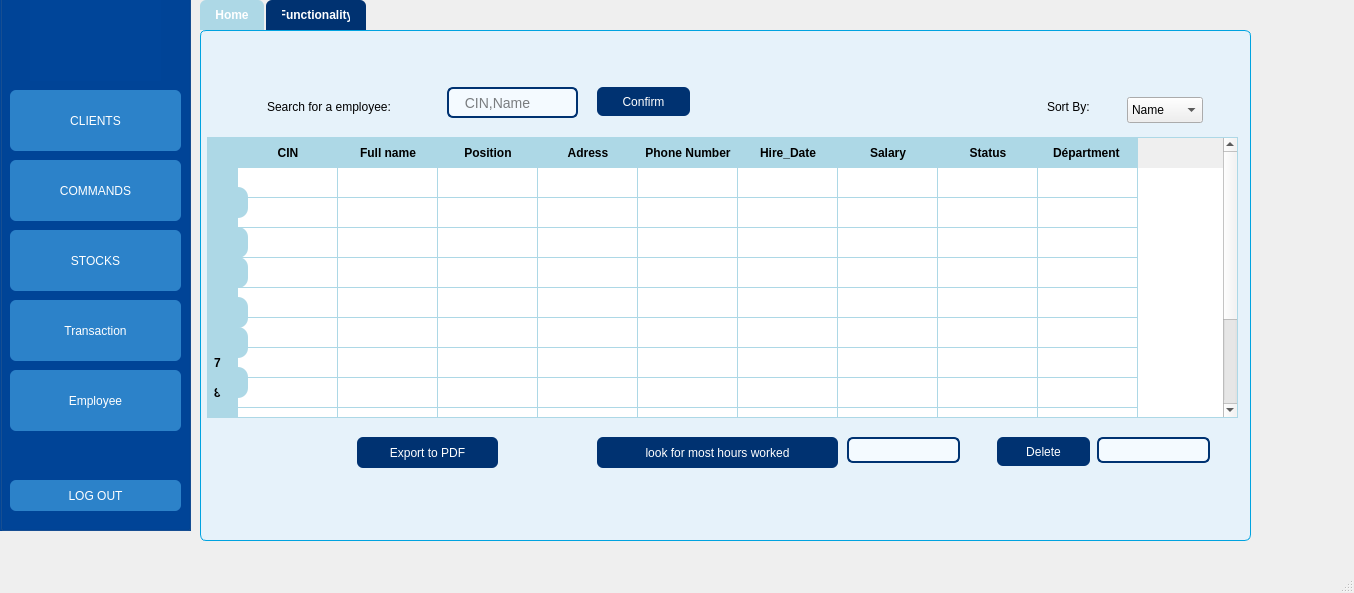
<?xml version="1.0" encoding="UTF-8"?>
<ui version="4.0">
 <class>MainWindow</class>
 <widget class="QMainWindow" name="MainWindow">
  <property name="geometry">
   <rect>
    <x>0</x>
    <y>0</y>
    <width>1354</width>
    <height>593</height>
   </rect>
  </property>
  <property name="windowTitle">
   <string>MainWindow</string>
  </property>
  <widget class="QWidget" name="centralwidget">
   <widget class="QTabWidget" name="tabWidget">
    <property name="geometry">
     <rect>
      <x>200</x>
      <y>0</y>
      <width>1051</width>
      <height>541</height>
     </rect>
    </property>
    <property name="styleSheet">
     <string notr="true">QTabWidget::pane {
    border: 1px solid #00A3E0;
    background: #E6F2FA;
    border-radius: 6px;
    padding: 6px;
}

/* Tabs container */
QTabBar::tab {
    background: #003271;
    color: white;
    padding: 8px 16px;
    border-top-left-radius: 6px;
    border-top-right-radius: 6px;
    margin-right: 2px;
    font-weight: bold;
}

/* Selected tab */
QTabBar::tab:selected {
    background: #ADD8E6;
    color: white;
}

/* Hover effect */
QTabBar::tab:hover {
    background: #004599;
    color: white;
}</string>
    </property>
    <property name="currentIndex">
     <number>0</number>
    </property>
    <widget class="QWidget" name="tab">
     <attribute name="title">
      <string>Home</string>
     </attribute>
     <widget class="QTableWidget" name="tableWidget">
      <property name="geometry">
       <rect>
        <x>0</x>
        <y>100</y>
        <width>1031</width>
        <height>281</height>
       </rect>
      </property>
      <property name="styleSheet">
       <string notr="true">QTableWidget {
    background-color: white;
    alternate-background-color: #E6F2FA;
    gridline-color: #ADD8E6;
    border: 1px solid #ADD8E6;
    selection-background-color: #003271;
    selection-color: white;
    font-family: Segoe UI, Arial;
    font-size: 13px;
}

QHeaderView::section {
    background-color: #ADD8E6;
    color: black;
    padding: 6px;
    border: none;
    font-weight: bold;
}

QTableCornerButton::section {
    background-color: #ADD8E6;
    border: none;
}</string>
      </property>
      <row>
       <property name="text">
        <string/>
       </property>
      </row>
      <row>
       <property name="text">
        <string/>
       </property>
      </row>
      <row>
       <property name="text">
        <string/>
       </property>
      </row>
      <row>
       <property name="text">
        <string/>
       </property>
      </row>
      <row>
       <property name="text">
        <string/>
       </property>
      </row>
      <row>
       <property name="text">
        <string/>
       </property>
      </row>
      <row/>
      <row/>
      <row/>
      <row/>
      <row/>
      <row/>
      <column>
       <property name="text">
        <string>CIN</string>
       </property>
      </column>
      <column>
       <property name="text">
        <string>Full name</string>
       </property>
      </column>
      <column>
       <property name="text">
        <string>Position</string>
       </property>
      </column>
      <column>
       <property name="text">
        <string>Adress</string>
       </property>
      </column>
      <column>
       <property name="text">
        <string>Phone Number</string>
       </property>
      </column>
      <column>
       <property name="text">
        <string>Hire_Date</string>
       </property>
      </column>
      <column>
       <property name="text">
        <string>Salary</string>
       </property>
      </column>
      <column>
       <property name="text">
        <string>Status</string>
       </property>
      </column>
      <column>
       <property name="text">
        <string>Départment </string>
       </property>
      </column>
     </widget>
     <widget class="QComboBox" name="comboBox">
      <property name="geometry">
       <rect>
        <x>920</x>
        <y>60</y>
        <width>76</width>
        <height>26</height>
       </rect>
      </property>
      <item>
       <property name="text">
        <string>Name</string>
       </property>
      </item>
      <item>
       <property name="text">
        <string>status</string>
       </property>
      </item>
      <item>
       <property name="text">
        <string>CIN</string>
       </property>
      </item>
      <item>
       <property name="text">
        <string>Adress</string>
       </property>
      </item>
      <item>
       <property name="text">
        <string/>
       </property>
      </item>
     </widget>
     <widget class="QLabel" name="label_7">
      <property name="geometry">
       <rect>
        <x>840</x>
        <y>60</y>
        <width>63</width>
        <height>20</height>
       </rect>
      </property>
      <property name="styleSheet">
       <string notr="true">font: 900 9pt &quot;Swis721 Blk BT&quot;;</string>
      </property>
      <property name="text">
       <string>Sort By:</string>
      </property>
     </widget>
     <widget class="QLabel" name="label_8">
      <property name="geometry">
       <rect>
        <x>60</x>
        <y>60</y>
        <width>181</width>
        <height>20</height>
       </rect>
      </property>
      <property name="styleSheet">
       <string notr="true">font: 900 9pt &quot;Swis721 Blk BT&quot;;</string>
      </property>
      <property name="text">
       <string>Search for a employee:</string>
      </property>
     </widget>
     <widget class="QPushButton" name="pushButton_4">
      <property name="geometry">
       <rect>
        <x>390</x>
        <y>50</y>
        <width>93</width>
        <height>29</height>
       </rect>
      </property>
      <property name="styleSheet">
       <string notr="true">QPushButton {
	font: 900 9pt &quot;Swis721 Blk BT&quot;;
    background-color: #003271;
    color: white;
    border-radius: 6px;
    padding: 6px 12px;
}
QPushButton:hover { background-color: #004599; }
QPushButton:pressed { background-color: #002050; }</string>
      </property>
      <property name="text">
       <string>Confirm</string>
      </property>
     </widget>
     <widget class="QPushButton" name="pushButton_6">
      <property name="geometry">
       <rect>
        <x>150</x>
        <y>400</y>
        <width>141</width>
        <height>31</height>
       </rect>
      </property>
      <property name="styleSheet">
       <string notr="true">QPushButton {
	font: 900 9pt &quot;Swis721 Blk BT&quot;;
    background-color: #003271;
    color: white;
    border-radius: 6px;
    padding: 6px 12px;
}
QPushButton:hover { background-color: #004599; }
QPushButton:pressed { background-color: #002050; }</string>
      </property>
      <property name="text">
       <string>Export to PDF</string>
      </property>
     </widget>
     <widget class="QPushButton" name="pushButton_7">
      <property name="geometry">
       <rect>
        <x>790</x>
        <y>400</y>
        <width>93</width>
        <height>29</height>
       </rect>
      </property>
      <property name="styleSheet">
       <string notr="true">QPushButton {
	font: 900 9pt &quot;Swis721 Blk BT&quot;;
    background-color: #003271;
    color: white;
    border-radius: 6px;
    padding: 6px 12px;
}
QPushButton:hover { background-color: #004599; }
QPushButton:pressed { background-color: #002050; }</string>
      </property>
      <property name="text">
       <string>Delete</string>
      </property>
     </widget>
     <widget class="QLineEdit" name="lineEdit_7">
      <property name="geometry">
       <rect>
        <x>240</x>
        <y>50</y>
        <width>131</width>
        <height>31</height>
       </rect>
      </property>
      <property name="styleSheet">
       <string notr="true">QLineEdit {
    background-color: #f4faff;
    border: 2px solid #003271;
    border-radius: 6px;
    padding: 6px 10px;
    font-size: 14px;
    color: #000000;
}

QLineEdit:focus {
    border: 2px solid #1e6fd9;
    background-color: #ffffff;
}</string>
      </property>
      <property name="placeholderText">
       <string> CIN,Name</string>
      </property>
     </widget>
     <widget class="QLineEdit" name="lineEdit_8">
      <property name="geometry">
       <rect>
        <x>890</x>
        <y>400</y>
        <width>113</width>
        <height>26</height>
       </rect>
      </property>
      <property name="styleSheet">
       <string notr="true">QLineEdit {
    background-color: #f4faff;
    border: 2px solid #003271;
    border-radius: 6px;
    padding: 6px 10px;
    font-size: 14px;
    color: #000000;
}

QLineEdit:focus {
    border: 2px solid #1e6fd9;
    background-color: #ffffff;
}</string>
      </property>
     </widget>
     <widget class="QLabel" name="PDF">
      <property name="geometry">
       <rect>
        <x>470</x>
        <y>430</y>
        <width>41</width>
        <height>41</height>
       </rect>
      </property>
      <property name="text">
       <string/>
      </property>
      <property name="pixmap">
       <pixmap>PDF.png</pixmap>
      </property>
      <property name="scaledContents">
       <bool>true</bool>
      </property>
     </widget>
     <widget class="QPushButton" name="pushButton_10">
      <property name="geometry">
       <rect>
        <x>10</x>
        <y>150</y>
        <width>31</width>
        <height>31</height>
       </rect>
      </property>
      <property name="styleSheet">
       <string notr="true">QPushButton {
    background-color: rgb(173, 216, 230);
    border-radius: 10px;
    padding: 8px;
    font-weight: bold;
    color: black;
}

QPushButton:hover {
    background-color: rgb(135, 206, 250); /* un bleu un peu plus clair */
}

QPushButton:pressed {
    background-color: rgb(100, 149, 237); /* un bleu un peu plus foncé */
}
</string>
      </property>
      <property name="text">
       <string/>
      </property>
      <property name="icon">
       <iconset theme="QIcon::ThemeIcon::MailMessageNew"/>
      </property>
     </widget>
     <widget class="QPushButton" name="pushButton_11">
      <property name="geometry">
       <rect>
        <x>10</x>
        <y>190</y>
        <width>31</width>
        <height>31</height>
       </rect>
      </property>
      <property name="styleSheet">
       <string notr="true">QPushButton {
    background-color: rgb(173, 216, 230);
    border-radius: 10px;
    padding: 8px;
    font-weight: bold;
    color: black;
}

QPushButton:hover {
    background-color: rgb(135, 206, 250); /* un bleu un peu plus clair */
}

QPushButton:pressed {
    background-color: rgb(100, 149, 237); /* un bleu un peu plus foncé */
}
</string>
      </property>
      <property name="text">
       <string/>
      </property>
      <property name="icon">
       <iconset theme="QIcon::ThemeIcon::MailMessageNew"/>
      </property>
     </widget>
     <widget class="QPushButton" name="pushButton_12">
      <property name="geometry">
       <rect>
        <x>10</x>
        <y>290</y>
        <width>31</width>
        <height>31</height>
       </rect>
      </property>
      <property name="styleSheet">
       <string notr="true">QPushButton {
    background-color: rgb(173, 216, 230);
    border-radius: 10px;
    padding: 8px;
    font-weight: bold;
    color: black;
}

QPushButton:hover {
    background-color: rgb(135, 206, 250); /* un bleu un peu plus clair */
}

QPushButton:pressed {
    background-color: rgb(100, 149, 237); /* un bleu un peu plus foncé */
}
</string>
      </property>
      <property name="text">
       <string/>
      </property>
      <property name="icon">
       <iconset theme="QIcon::ThemeIcon::MailMessageNew"/>
      </property>
     </widget>
     <widget class="QPushButton" name="pushButton_13">
      <property name="geometry">
       <rect>
        <x>10</x>
        <y>260</y>
        <width>31</width>
        <height>31</height>
       </rect>
      </property>
      <property name="styleSheet">
       <string notr="true">QPushButton {
    background-color: rgb(173, 216, 230);
    border-radius: 10px;
    padding: 8px;
    font-weight: bold;
    color: black;
}

QPushButton:hover {
    background-color: rgb(135, 206, 250); /* un bleu un peu plus clair */
}

QPushButton:pressed {
    background-color: rgb(100, 149, 237); /* un bleu un peu plus foncé */
}
</string>
      </property>
      <property name="text">
       <string/>
      </property>
      <property name="icon">
       <iconset theme="QIcon::ThemeIcon::MailMessageNew"/>
      </property>
     </widget>
     <widget class="QPushButton" name="pushButton_14">
      <property name="geometry">
       <rect>
        <x>10</x>
        <y>220</y>
        <width>31</width>
        <height>31</height>
       </rect>
      </property>
      <property name="styleSheet">
       <string notr="true">QPushButton {
    background-color: rgb(173, 216, 230);
    border-radius: 10px;
    padding: 8px;
    font-weight: bold;
    color: black;
}

QPushButton:hover {
    background-color: rgb(135, 206, 250); /* un bleu un peu plus clair */
}

QPushButton:pressed {
    background-color: rgb(100, 149, 237); /* un bleu un peu plus foncé */
}
</string>
      </property>
      <property name="text">
       <string/>
      </property>
      <property name="icon">
       <iconset theme="QIcon::ThemeIcon::MailMessageNew"/>
      </property>
     </widget>
     <widget class="QPushButton" name="pushButton_15">
      <property name="geometry">
       <rect>
        <x>10</x>
        <y>330</y>
        <width>31</width>
        <height>31</height>
       </rect>
      </property>
      <property name="styleSheet">
       <string notr="true">QPushButton {
    background-color: rgb(173, 216, 230);
    border-radius: 10px;
    padding: 8px;
    font-weight: bold;
    color: black;
}

QPushButton:hover {
    background-color: rgb(135, 206, 250); /* un bleu un peu plus clair */
}

QPushButton:pressed {
    background-color: rgb(100, 149, 237); /* un bleu un peu plus foncé */
}
</string>
      </property>
      <property name="text">
       <string/>
      </property>
      <property name="icon">
       <iconset theme="QIcon::ThemeIcon::MailMessageNew"/>
      </property>
     </widget>
     <widget class="QPushButton" name="pushButton_9">
      <property name="geometry">
       <rect>
        <x>390</x>
        <y>400</y>
        <width>241</width>
        <height>31</height>
       </rect>
      </property>
      <property name="styleSheet">
       <string notr="true">QPushButton {
	font: 900 9pt &quot;Swis721 Blk BT&quot;;
    background-color: #003271;
    color: white;
    border-radius: 6px;
    padding: 6px 12px;
}
QPushButton:hover { background-color: #004599; }
QPushButton:pressed { background-color: #002050; }</string>
      </property>
      <property name="text">
       <string>look for most hours worked</string>
      </property>
     </widget>
     <widget class="QLineEdit" name="lineEdit_9">
      <property name="geometry">
       <rect>
        <x>640</x>
        <y>400</y>
        <width>113</width>
        <height>26</height>
       </rect>
      </property>
      <property name="styleSheet">
       <string notr="true">QLineEdit {
    background-color: #f4faff;
    border: 2px solid #003271;
    border-radius: 6px;
    padding: 6px 10px;
    font-size: 14px;
    color: #000000;
}

QLineEdit:focus {
    border: 2px solid #1e6fd9;
    background-color: #ffffff;
}</string>
      </property>
     </widget>
    </widget>
    <widget class="QWidget" name="tab_2">
     <attribute name="title">
      <string>Functionality</string>
     </attribute>
     <widget class="QLabel" name="stat">
      <property name="geometry">
       <rect>
        <x>30</x>
        <y>90</y>
        <width>451</width>
        <height>381</height>
       </rect>
      </property>
      <property name="text">
       <string/>
      </property>
      <property name="pixmap">
       <pixmap>../../Downloads/ChatGPT Image 25 sept. 2025, 18_40_45.png</pixmap>
      </property>
      <property name="scaledContents">
       <bool>true</bool>
      </property>
     </widget>
     <widget class="QGroupBox" name="groupBox_3">
      <property name="geometry">
       <rect>
        <x>70</x>
        <y>10</y>
        <width>291</width>
        <height>441</height>
       </rect>
      </property>
      <property name="styleSheet">
       <string notr="true">background-color: rgb(173, 216, 230);</string>
      </property>
      <property name="title">
       <string/>
      </property>
      <widget class="QLabel" name="label_9">
       <property name="geometry">
        <rect>
         <x>30</x>
         <y>40</y>
         <width>41</width>
         <height>20</height>
        </rect>
       </property>
       <property name="styleSheet">
        <string notr="true">font: 900 9pt &quot;Swis721 Blk BT&quot;;
</string>
       </property>
       <property name="text">
        <string>CIN:</string>
       </property>
      </widget>
      <widget class="QLabel" name="label_10">
       <property name="geometry">
        <rect>
         <x>30</x>
         <y>100</y>
         <width>101</width>
         <height>20</height>
        </rect>
       </property>
       <property name="styleSheet">
        <string notr="true">font: 900 9pt &quot;Swis721 Blk BT&quot;;
</string>
       </property>
       <property name="text">
        <string>full name</string>
       </property>
      </widget>
      <widget class="QLabel" name="label_11">
       <property name="geometry">
        <rect>
         <x>30</x>
         <y>240</y>
         <width>71</width>
         <height>20</height>
        </rect>
       </property>
       <property name="styleSheet">
        <string notr="true">font: 900 9pt &quot;Swis721 Blk BT&quot;;
</string>
       </property>
       <property name="text">
        <string>adress</string>
       </property>
      </widget>
      <widget class="QLabel" name="label_12">
       <property name="geometry">
        <rect>
         <x>30</x>
         <y>170</y>
         <width>101</width>
         <height>20</height>
        </rect>
       </property>
       <property name="styleSheet">
        <string notr="true">font: 900 9pt &quot;Swis721 Blk BT&quot;;
</string>
       </property>
       <property name="text">
        <string>position</string>
       </property>
      </widget>
      <widget class="QLabel" name="label_13">
       <property name="geometry">
        <rect>
         <x>30</x>
         <y>300</y>
         <width>101</width>
         <height>20</height>
        </rect>
       </property>
       <property name="styleSheet">
        <string notr="true">font: 900 9pt &quot;Swis721 Blk BT&quot;;
</string>
       </property>
       <property name="text">
        <string>salary</string>
       </property>
      </widget>
      <widget class="QLabel" name="label_14">
       <property name="geometry">
        <rect>
         <x>30</x>
         <y>360</y>
         <width>81</width>
         <height>21</height>
        </rect>
       </property>
       <property name="styleSheet">
        <string notr="true">font: 900 9pt &quot;Swis721 Blk BT&quot;;
</string>
       </property>
       <property name="text">
        <string>status</string>
       </property>
      </widget>
      <widget class="QLineEdit" name="lineEdit_10">
       <property name="geometry">
        <rect>
         <x>150</x>
         <y>40</y>
         <width>113</width>
         <height>26</height>
        </rect>
       </property>
       <property name="styleSheet">
        <string notr="true">QLineEdit {
    background-color: #f4faff;
    border: 2px solid #003271;
    border-radius: 6px;
    padding: 6px 10px;
    font-size: 14px;
    color: #000000;
}

QLineEdit:focus {
    border: 2px solid #1e6fd9;
    background-color: #ffffff;
}</string>
       </property>
      </widget>
      <widget class="QLineEdit" name="lineEdit_11">
       <property name="geometry">
        <rect>
         <x>150</x>
         <y>170</y>
         <width>113</width>
         <height>26</height>
        </rect>
       </property>
       <property name="styleSheet">
        <string notr="true">QLineEdit {
    background-color: #f4faff;
    border: 2px solid #003271;
    border-radius: 6px;
    padding: 6px 10px;
    font-size: 14px;
    color: #000000;
}

QLineEdit:focus {
    border: 2px solid #1e6fd9;
    background-color: #ffffff;
}</string>
       </property>
      </widget>
      <widget class="QLineEdit" name="lineEdit_12">
       <property name="geometry">
        <rect>
         <x>150</x>
         <y>240</y>
         <width>113</width>
         <height>26</height>
        </rect>
       </property>
       <property name="styleSheet">
        <string notr="true">QLineEdit {
    background-color: #f4faff;
    border: 2px solid #003271;
    border-radius: 6px;
    padding: 6px 10px;
    font-size: 14px;
    color: #000000;
}

QLineEdit:focus {
    border: 2px solid #1e6fd9;
    background-color: #ffffff;
}</string>
       </property>
      </widget>
      <widget class="QLineEdit" name="lineEdit_13">
       <property name="geometry">
        <rect>
         <x>150</x>
         <y>300</y>
         <width>113</width>
         <height>26</height>
        </rect>
       </property>
       <property name="styleSheet">
        <string notr="true">QLineEdit {
    background-color: #f4faff;
    border: 2px solid #003271;
    border-radius: 6px;
    padding: 6px 10px;
    font-size: 14px;
    color: #000000;
}

QLineEdit:focus {
    border: 2px solid #1e6fd9;
    background-color: #ffffff;
}</string>
       </property>
      </widget>
      <widget class="QLineEdit" name="lineEdit_14">
       <property name="geometry">
        <rect>
         <x>150</x>
         <y>360</y>
         <width>113</width>
         <height>26</height>
        </rect>
       </property>
       <property name="styleSheet">
        <string notr="true">QLineEdit {
    background-color: #f4faff;
    border: 2px solid #003271;
    border-radius: 6px;
    padding: 6px 10px;
    font-size: 14px;
    color: #000000;
}

QLineEdit:focus {
    border: 2px solid #1e6fd9;
    background-color: #ffffff;
}</string>
       </property>
      </widget>
      <widget class="QLineEdit" name="lineEdit_15">
       <property name="geometry">
        <rect>
         <x>150</x>
         <y>100</y>
         <width>113</width>
         <height>26</height>
        </rect>
       </property>
       <property name="styleSheet">
        <string notr="true">QLineEdit {
    background-color: #f4faff;
    border: 2px solid #003271;
    border-radius: 6px;
    padding: 6px 10px;
    font-size: 14px;
    color: #000000;
}

QLineEdit:focus {
    border: 2px solid #1e6fd9;
    background-color: #ffffff;
}</string>
       </property>
      </widget>
      <widget class="QLabel" name="label_15">
       <property name="geometry">
        <rect>
         <x>30</x>
         <y>400</y>
         <width>101</width>
         <height>20</height>
        </rect>
       </property>
       <property name="styleSheet">
        <string notr="true">font: 900 9pt &quot;Swis721 Blk BT&quot;;
</string>
       </property>
       <property name="text">
        <string>full name</string>
       </property>
      </widget>
      <widget class="QLineEdit" name="lineEdit_16">
       <property name="geometry">
        <rect>
         <x>140</x>
         <y>400</y>
         <width>113</width>
         <height>26</height>
        </rect>
       </property>
       <property name="styleSheet">
        <string notr="true">QLineEdit {
    background-color: #f4faff;
    border: 2px solid #003271;
    border-radius: 6px;
    padding: 6px 10px;
    font-size: 14px;
    color: #000000;
}

QLineEdit:focus {
    border: 2px solid #1e6fd9;
    background-color: #ffffff;
}</string>
       </property>
      </widget>
     </widget>
     <widget class="QPushButton" name="pushButton_5">
      <property name="geometry">
       <rect>
        <x>90</x>
        <y>0</y>
        <width>131</width>
        <height>29</height>
       </rect>
      </property>
      <property name="styleSheet">
       <string notr="true">QPushButton {
	font: 900 9pt &quot;Swis721 Blk BT&quot;;
    background-color: #003271;
    color: white;
    border-radius: 6px;
    padding: 6px 12px;
}
QPushButton:hover { background-color: #004599; }
QPushButton:pressed { background-color: #002050; }</string>
      </property>
      <property name="text">
       <string>Add employee</string>
      </property>
     </widget>
     <widget class="QPushButton" name="pushButton_20">
      <property name="geometry">
       <rect>
        <x>120</x>
        <y>450</y>
        <width>93</width>
        <height>29</height>
       </rect>
      </property>
      <property name="styleSheet">
       <string notr="true">QPushButton {
	font: 900 9pt &quot;Swis721 Blk BT&quot;;
    background-color: #003271;
    color: white;
    border-radius: 6px;
    padding: 6px 12px;
}
QPushButton:hover { background-color: #004599; }
QPushButton:pressed { background-color: #002050; }</string>
      </property>
      <property name="text">
       <string>Confirm</string>
      </property>
     </widget>
     <widget class="QPushButton" name="pushButton_21">
      <property name="geometry">
       <rect>
        <x>250</x>
        <y>450</y>
        <width>93</width>
        <height>29</height>
       </rect>
      </property>
      <property name="styleSheet">
       <string notr="true">QPushButton {
	font: 900 9pt &quot;Swis721 Blk BT&quot;;
    background-color: #003271;
    color: white;
    border-radius: 6px;
    padding: 6px 12px;
}
QPushButton:hover { background-color: #004599; }
QPushButton:pressed { background-color: #002050; }</string>
      </property>
      <property name="text">
       <string>Cancel</string>
      </property>
     </widget>
     <widget class="QLabel" name="label">
      <property name="geometry">
       <rect>
        <x>390</x>
        <y>50</y>
        <width>571</width>
        <height>391</height>
       </rect>
      </property>
      <property name="text">
       <string/>
      </property>
      <property name="pixmap">
       <pixmap>../../../../../Downloads/WhatsApp Image 2025-10-07 à 11.57.38_00faad6e.jpg</pixmap>
      </property>
      <property name="scaledContents">
       <bool>true</bool>
      </property>
     </widget>
    </widget>
   </widget>
   <widget class="QGroupBox" name="groupBox_2">
    <property name="geometry">
     <rect>
      <x>0</x>
      <y>-10</y>
      <width>191</width>
      <height>541</height>
     </rect>
    </property>
    <property name="styleSheet">
     <string notr="true">background-color: rgb(0, 69, 153);</string>
    </property>
    <property name="title">
     <string/>
    </property>
    <widget class="QPushButton" name="pushButton_8">
     <property name="geometry">
      <rect>
       <x>10</x>
       <y>100</y>
       <width>171</width>
       <height>61</height>
      </rect>
     </property>
     <property name="styleSheet">
      <string notr="true">QPushButton {
	font: 900 9pt &quot;Swis721 Blk BT&quot;;
    background-color: #2C82C9;
    color: white;
    border-radius: 6px;
    padding: 6px 12px;
}
QPushButton:hover { background-color: #5AB4F0;; }
QPushButton:pressed { background-color: #5AB4F0; }</string>
     </property>
     <property name="text">
      <string>CLIENTS</string>
     </property>
     <property name="icon">
      <iconset theme="QIcon::ThemeIcon::ContactNew"/>
     </property>
     <property name="iconSize">
      <size>
       <width>50</width>
       <height>50</height>
      </size>
     </property>
    </widget>
    <widget class="QPushButton" name="quit">
     <property name="geometry">
      <rect>
       <x>10</x>
       <y>490</y>
       <width>171</width>
       <height>31</height>
      </rect>
     </property>
     <property name="styleSheet">
      <string notr="true">QPushButton {
	font: 900 9pt &quot;Swis721 Blk BT&quot;;
    background-color: #2C82C9;
    color: white;
    border-radius: 6px;
    padding: 6px 12px;
}
QPushButton:hover { background-color: #5AB4F0; }
QPushButton:pressed { background-color: rgb(0, 69, 153);; }</string>
     </property>
     <property name="text">
      <string>LOG OUT</string>
     </property>
    </widget>
    <widget class="QLabel" name="logo">
     <property name="geometry">
      <rect>
       <x>30</x>
       <y>10</y>
       <width>131</width>
       <height>81</height>
      </rect>
     </property>
     <property name="text">
      <string/>
     </property>
     <property name="pixmap">
      <pixmap>../../Downloads/WhatsApp Image 2025-09-16 at 13.04.56 (1).jpeg</pixmap>
     </property>
     <property name="scaledContents">
      <bool>true</bool>
     </property>
    </widget>
    <widget class="QLabel" name="logo2">
     <property name="geometry">
      <rect>
       <x>30</x>
       <y>10</y>
       <width>131</width>
       <height>81</height>
      </rect>
     </property>
     <property name="text">
      <string/>
     </property>
     <property name="pixmap">
      <pixmap>../../Downloads/WhatsApp Image 2025-09-16 at 13.04.56 (1).jpeg</pixmap>
     </property>
     <property name="scaledContents">
      <bool>true</bool>
     </property>
    </widget>
    <widget class="QPushButton" name="pushButton_16">
     <property name="geometry">
      <rect>
       <x>10</x>
       <y>240</y>
       <width>171</width>
       <height>61</height>
      </rect>
     </property>
     <property name="styleSheet">
      <string notr="true">QPushButton {
	font: 900 9pt &quot;Swis721 Blk BT&quot;;
    background-color: #2C82C9;
    color: white;
    border-radius: 6px;
    padding: 6px 12px;
}
QPushButton:hover { background-color: #5AB4F0;; }
QPushButton:pressed { background-color: #5AB4F0;; }</string>
     </property>
     <property name="text">
      <string>STOCKS</string>
     </property>
     <property name="icon">
      <iconset theme="QIcon::ThemeIcon::EditPaste"/>
     </property>
     <property name="iconSize">
      <size>
       <width>50</width>
       <height>50</height>
      </size>
     </property>
    </widget>
    <widget class="QPushButton" name="pushButton_17">
     <property name="geometry">
      <rect>
       <x>10</x>
       <y>380</y>
       <width>171</width>
       <height>61</height>
      </rect>
     </property>
     <property name="styleSheet">
      <string notr="true">QPushButton {
	font: 900 9pt &quot;Swis721 Blk BT&quot;;
    background-color: #2C82C9;
    color: white;
    border-radius: 6px;
    padding: 6px 12px;
}
QPushButton:hover { background-color: #5AB4F0; }
QPushButton:pressed { background-color: #5AB4F0;; }</string>
     </property>
     <property name="text">
      <string>Employee</string>
     </property>
     <property name="icon">
      <iconset theme="QIcon::ThemeIcon::CameraWeb"/>
     </property>
     <property name="iconSize">
      <size>
       <width>50</width>
       <height>50</height>
      </size>
     </property>
    </widget>
    <widget class="QPushButton" name="pushButton_18">
     <property name="geometry">
      <rect>
       <x>10</x>
       <y>170</y>
       <width>171</width>
       <height>61</height>
      </rect>
     </property>
     <property name="styleSheet">
      <string notr="true">QPushButton {
	font: 900 9pt &quot;Swis721 Blk BT&quot;;
    background-color: #2C82C9;
    color: white;
    border-radius: 6px;
    padding: 6px 12px;
}
QPushButton:hover { background-color: #5AB4F0; }
QPushButton:pressed { background-color:#5AB4F0; }</string>
     </property>
     <property name="text">
      <string>COMMANDS</string>
     </property>
     <property name="icon">
      <iconset theme="QIcon::ThemeIcon::NetworkWired"/>
     </property>
     <property name="iconSize">
      <size>
       <width>50</width>
       <height>50</height>
      </size>
     </property>
    </widget>
    <widget class="QPushButton" name="pushButton_19">
     <property name="geometry">
      <rect>
       <x>10</x>
       <y>310</y>
       <width>171</width>
       <height>61</height>
      </rect>
     </property>
     <property name="styleSheet">
      <string notr="true">QPushButton {
	font: 900 9pt &quot;Swis721 Blk BT&quot;;
    background-color: #2C82C9;
    color: white;
    border-radius: 6px;
    padding: 6px 12px;
}
QPushButton:hover { background-color: #5AB4F0; }
QPushButton:pressed { background-color:#5AB4F0; }
</string>
     </property>
     <property name="text">
      <string>Transaction</string>
     </property>
     <property name="icon">
      <iconset resource="ressource.qrc">
       <normaloff>:/image/assests/creditcard.png</normaloff>:/image/assests/creditcard.png</iconset>
     </property>
     <property name="iconSize">
      <size>
       <width>50</width>
       <height>50</height>
      </size>
     </property>
    </widget>
   </widget>
  </widget>
  <widget class="QMenuBar" name="menubar">
   <property name="geometry">
    <rect>
     <x>0</x>
     <y>0</y>
     <width>1354</width>
     <height>26</height>
    </rect>
   </property>
  </widget>
  <widget class="QStatusBar" name="statusbar"/>
 </widget>
 <resources>
  <include location="ressource.qrc"/>
 </resources>
 <connections/>
</ui>
